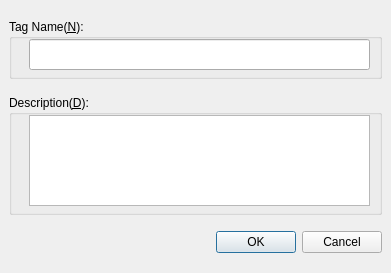
<?xml version="1.0" encoding="UTF-8"?>
<ui version="4.0">
 <class>PropOfTagDialog</class>
 <widget class="QDialog" name="PropOfTagDialog">
  <property name="geometry">
   <rect>
    <x>0</x>
    <y>0</y>
    <width>391</width>
    <height>273</height>
   </rect>
  </property>
  <property name="windowTitle">
   <string>Properties of Tag</string>
  </property>
  <layout class="QGridLayout">
   <property name="margin">
    <number>9</number>
   </property>
   <property name="spacing">
    <number>6</number>
   </property>
   <item row="9" column="2">
    <widget class="QDialogButtonBox" name="buttonBox">
     <property name="whatsThis">
      <string/>
     </property>
     <property name="orientation">
      <enum>Qt::Horizontal</enum>
     </property>
     <property name="standardButtons">
      <set>QDialogButtonBox::Cancel|QDialogButtonBox::Ok</set>
     </property>
    </widget>
   </item>
   <item row="6" column="2">
    <widget class="QGroupBox" name="groupBox">
     <property name="minimumSize">
      <size>
       <width>0</width>
       <height>30</height>
      </size>
     </property>
     <property name="maximumSize">
      <size>
       <width>500</width>
       <height>60</height>
      </size>
     </property>
     <property name="title">
      <string>Tag Name(&amp;N):</string>
     </property>
     <widget class="QLineEdit" name="tagName">
      <property name="geometry">
       <rect>
        <x>20</x>
        <y>20</y>
        <width>341</width>
        <height>31</height>
       </rect>
      </property>
      <property name="toolTip">
       <string/>
      </property>
     </widget>
    </widget>
   </item>
   <item row="8" column="2">
    <widget class="QGroupBox" name="groupBox_2">
     <property name="maximumSize">
      <size>
       <width>16777215</width>
       <height>120</height>
      </size>
     </property>
     <property name="title">
      <string>Description(&amp;D):</string>
     </property>
     <widget class="QTextEdit" name="desp">
      <property name="geometry">
       <rect>
        <x>20</x>
        <y>20</y>
        <width>341</width>
        <height>91</height>
       </rect>
      </property>
     </widget>
    </widget>
   </item>
  </layout>
 </widget>
 <resources/>
 <connections>
  <connection>
   <sender>buttonBox</sender>
   <signal>rejected()</signal>
   <receiver>PropOfTagDialog</receiver>
   <slot>reject()</slot>
   <hints>
    <hint type="sourcelabel">
     <x>295</x>
     <y>458</y>
    </hint>
    <hint type="destinationlabel">
     <x>286</x>
     <y>274</y>
    </hint>
   </hints>
  </connection>
 </connections>
</ui>
